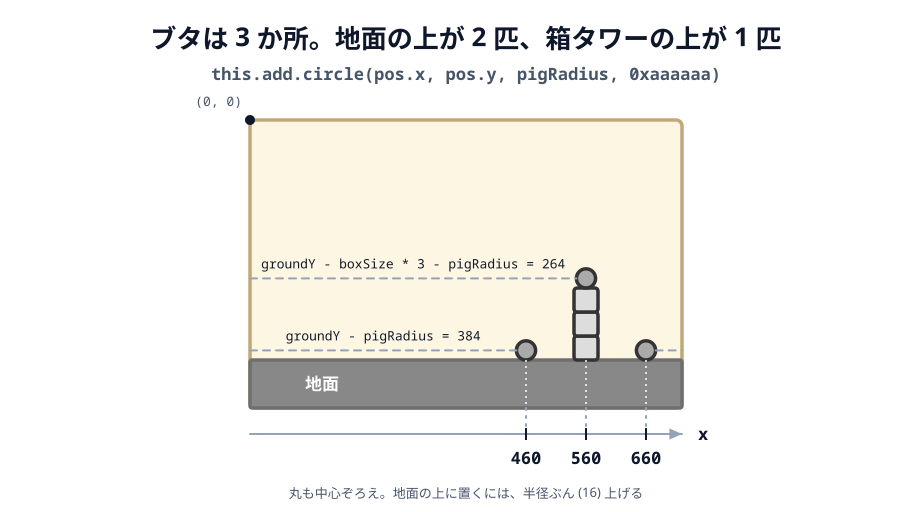

The script that saved this image:
# 01-pig-positions.svg
# スキーマ: CONTAINER（画面の枠）+ VERTICALITY（地面の上 / タワーの上）
# pigPositions の 3 つの座標が、画面のどこを指すのかを見せる。
# 丸の絵も中心ぞろえなので、地面の上に置くには半径ぶん上げる。

import sys
sys.path.insert(0, "/Users/seekseep/.claude/skills/genfig")
from genfig import Canvas, INK_SCALE, PALETTE

PALETTE["screen"] = {"bg": "#fdf6e3", "border": "#c2a878", "text": "#7c6636"}
PALETTE["ground"] = {"bg": "#888888", "border": "#6f6f6f", "text": "#ffffff"}
PALETTE["box"] = {"bg": "#dddddd", "border": "#333333", "text": "#333333"}
PALETTE["pig"] = {"bg": "#aaaaaa", "border": "#333333", "text": "#333333"}

K = 0.6
SX, SY = 250.0, 120.0
SW, SH = 720 * K, 480 * K

GROUND_Y, BOX_SIZE, TOWER_X, PIG_R = 400, 40, 560, 16


def px(gx):
    return SX + gx * K


def py(gy):
    return SY + gy * K


c = Canvas(900, 512)

c.text(466, 48, "ブタは 3 か所。地面の上が 2 匹、箱タワーの上が 1 匹", scale="xl")
c.text(466, 80, "this.add.circle(pos.x, pos.y, pigRadius, 0xaaaaaa)",
       scale="md", font="technical", fill=INK_SCALE["dark"])

c.sticky(SX, SY, SW, SH, color="screen", rx=6)
c.raw(f'<circle cx="{px(0)}" cy="{py(0)}" r="5" fill="{INK_SCALE["ink"]}"/>')
c.text(px(0) - 8, py(0) - 14, "(0, 0)", scale="sm", align="right",
       font="technical")

# --- 前の節までに置いたもの（地面と箱タワー）---
c.sticky(px(0), py(GROUND_Y), 720 * K, 80 * K, color="ground", rx=2)
c.text(px(120), py(440) + 6, "地面", scale="md", fill="#ffffff")
for i in range(3):
    box_y = GROUND_Y - BOX_SIZE / 2 - i * BOX_SIZE
    c.sticky(px(TOWER_X - BOX_SIZE / 2), py(box_y - BOX_SIZE / 2),
             BOX_SIZE * K, BOX_SIZE * K, color="box", rx=3)

# --- ブタ 3 匹 ---
GROUND_PIG_Y = GROUND_Y - PIG_R                      # 384
TOWER_PIG_Y = GROUND_Y - BOX_SIZE * 3 - PIG_R        # 264
PIGS = [(460, GROUND_PIG_Y), (TOWER_X, TOWER_PIG_Y), (660, GROUND_PIG_Y)]

pigs = [c.ellipse(px(gx), py(gy), PIG_R * K, PIG_R * K, color="pig")
        for gx, gy in PIGS]

# 同じ高さであることを示す破線と、その高さの計算式
c.link((px(0), py(GROUND_PIG_Y)), (pigs[0].left, py(GROUND_PIG_Y)),
       dash="dashed", primary=False, head=False)
c.text((px(0) + pigs[0].left) / 2, py(GROUND_PIG_Y) - 10,
       "groundY - pigRadius = 384", scale="sm", font="technical",
       fill=INK_SCALE["ink"])
c.link((pigs[2].right, py(GROUND_PIG_Y)), (px(720), py(GROUND_PIG_Y)),
       dash="dashed", primary=False, head=False)

c.link((px(0), py(TOWER_PIG_Y)), (pigs[1].left, py(TOWER_PIG_Y)),
       dash="dashed", primary=False, head=False)
c.text((px(0) + pigs[1].left) / 2, py(TOWER_PIG_Y) - 10,
       "groundY - boxSize * 3 - pigRadius = 264", scale="sm",
       font="technical", fill=INK_SCALE["ink"])

# 横位置は、画面の下に x の目盛りを引いて示す
RULER_Y = py(480) + 26
c.link((px(0), RULER_Y), (px(720), RULER_Y), primary=False)
c.text(px(720) + 16, RULER_Y + 6, "x", scale="md", align="left",
       fill=INK_SCALE["ink"], font="technical")

for pig, (gx, _) in zip(pigs, PIGS):
    c.raw(f'<line x1="{pig.cx}" y1="{py(GROUND_Y)}" x2="{pig.cx}" '
          f'y2="{py(480)}" stroke="#ffffff" stroke-width="1.5" '
          f'stroke-dasharray="2 4"/>')
    c.link((pig.cx, py(480)), (pig.cx, RULER_Y - 7),
           dash="dotted", primary=False, head=False)
    c.raw(f'<line x1="{pig.cx}" y1="{RULER_Y - 6}" x2="{pig.cx}" '
          f'y2="{RULER_Y + 6}" stroke="{INK_SCALE["ink"]}" stroke-width="2"/>')
    c.text(pig.cx, RULER_Y + 30, f"{gx}", scale="md", font="technical",
           fill=INK_SCALE["ink"])

c.text(466, RULER_Y + 64,
       "丸も中心ぞろえ。地面の上に置くには、半径ぶん (16) 上げる", scale="sm")

c.save("01-pig-positions.svg")
